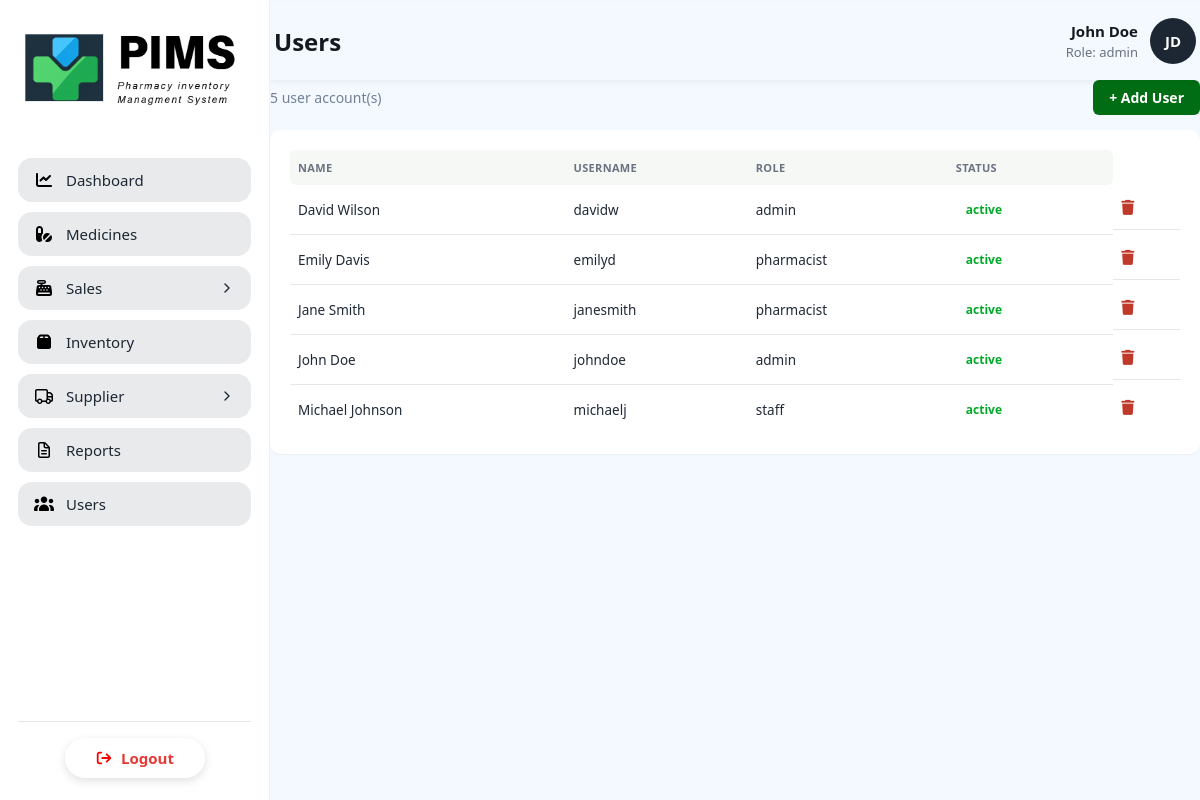
The page /userorigin.php (signed in) on the database its author committed.
### tables this page shows
create table users(
    userId int auto_increment primary key ,
    fullName varchar(100) not null,
    userName varchar(50) not null unique,
    email varchar(100) not null unique,
    phone varchar(20),
    password varchar(100) not null,
    role enum ('admin', 'pharmacist', 'staff'),
    status enum ('active', 'inactive') default 'active',
    createdAt timestamp default current_timestamp

);

### userorigin.php (the view, shortened to what this page needs)
<?php
require_once 'connect.php';
$result = $db->query("SELECT userId, fullName, userName, role, status FROM users ORDER BY fullName ASC")->fetchAll();
$total_accounts = count($result);
?>
<!DOCTYPE html>
<html lang="en">
<head>
    <link rel="stylesheet" href="https://cdnjs.cloudflare.com/ajax/libs/font-awesome/6.4.0/css/all.min.css">
    <link rel="stylesheet" href="includes/style.css">
    <link rel="stylesheet" href="includes/style_dashboard.css">
    <link rel="stylesheet" href="includes/style_users.css">
</head>
<body>
<div class="app-layout">
    <?php include 'includes/sidebar.php'; ?>
    <main class="pims-main">
        <?php include 'includes/header.php'; ?>
        <div class="container">
            <div class="users-toolbar">
                <div class="users-count"><?= $total_accounts ?> user account(s)</div>
                <a href="add_user.php" class="users-add-btn">+ Add User</a>
            </div>
            <div class="panel full-panel">
                <table>
                    <thead>
                        <tr>
                            <th>Name</th>
                            <th>Username</th>
                            <th>Role</th>
                            <th>Status</th>
                        </tr>
                    </thead>
                    <tbody>
                        <?php if (empty($result)): ?>
                            <tr><td colspan="5" class="empty-row">No users found.</td></tr>
                        <?php else: foreach ($result as $row): ?>
                            <tr>
                                <td><?= htmlspecialchars($row['fullName']) ?></td>
                                <td><?= htmlspecialchars($row['userName']) ?></td>
                                <td><?= htmlspecialchars($row['role']) ?></td>
                                <td>
                                    <span class="status-badge <?= strtolower($row['status']) === 'active' ? 'active' : '' ?>">
                                        <?= htmlspecialchars($row['status']) ?>
                                    </span>
                                </td>
                                <td class="users-actions">
                                    <a href="users.php?delete=<?= $row['userId'] ?>"
                                       title="Delete"
                                       class="users-delete"
                                       onclick="return confirm('Delete <?= htmlspecialchars(addslashes($row['fullName'])) ?>? This cannot be undone.');"><i class="fa-solid fa-trash"></i></a>
                                </td>
                            </tr>
                        <?php endforeach; endif; ?>
                    </tbody>
                </table>
            </div>
        </div>
    </main>
</div>
</body>
</html>

### includes/style.css (style rules this page uses)
* { box-sizing: border-box; margin: 0; padding: 0; font-family: 'Segoe UI', Tahoma, Geneva, Verdana, sans-serif; }
html, body { height: 100%; margin: 0; background-color: #f3f9ff; }
.app-layout { display: flex; height: 100vh; }
.pims-main { flex: 1; padding: 24px 30px; overflow-y: auto; }
.pims-main { flex: 1; padding: 24px 30px; min-width: 0; }

### includes/style_dashboard.css (style rules this page uses)
:root { --bg: #eef2ee; --card-bg: #fff; --green: #2f6f4f; --green-light: #e6f2ea; --text-dark: #1f2937; --text-muted: #6b7280; --blue-bg: #e8f0fe; --blue-text: #2b5fb8; }
* { box-sizing: border-box; }
body { margin: 0; background: var(--bg); font-family: -apple-system, BlinkMacSystemFont, "Segoe UI", Roboto, Helvetica, Arial, sans-serif; color: var(--text-dark); }
.app-layout { display: flex; min-height: 100vh; }
.container { max-width: 1200px; margin: 0 auto; }
.panel { background: var(--card-bg); border-radius: 10px; padding: 20px; box-shadow: 0 1px 2px rgba(0, 0, 0, 0.04); }
table { width: 100%; border-collapse: collapse; }
thead th { text-align: left; font-size: 11px; color: var(--text-muted); text-transform: uppercase; letter-spacing: .03em; background: #f6f8f6; padding: 10px 8px; font-weight: 600; }
thead th:first-child { border-radius: 6px 0 0 6px; }
thead th:last-child { border-radius: 0 6px 6px 0; }
tbody td { padding: 12px 8px; font-size: 13.5px; border-bottom: 1px solid #e5e7eb; }
tbody tr:last-child td { border-bottom: none; }
.full-panel { margin-bottom: 16px; }

### includes/style_users.css (style rules this page uses)
.users-toolbar { display: flex; justify-content: space-between; align-items: center; margin-bottom: 15px; }
.users-count { color: #718096; font-size: 14px; }
.users-add-btn { background: #006d14; color: #fff; text-decoration: none; border: none; padding: 8px 16px; border-radius: 6px; font-weight: 600; font-size: 14px; display: inline-flex; align-items: center; gap: 6px; }
.status-badge { display: inline-block; padding: 4px 10px; border-radius: 999px; font-size: 12px; font-weight: 600; color: #6b7280; }
.status-badge.active { color: #00a928; }
.users-actions { display: flex; gap: 12px; font-size: 15px; }
.users-actions a { text-decoration: none; color: #718096; cursor: pointer; }
.users-actions a.users-delete { color: #c0392b; }

### includes/header.css (style rules this page uses)
.pims-main { flex: 1; padding: 2px 0; min-width: 0; }

### rows shown on the page
users: fullName "David Wilson", userName "davidw", role "admin", status "active"
users: fullName "Emily Davis", userName "emilyd", role "pharmacist", status "active"
users: fullName "Jane Smith", userName "janesmith", role "pharmacist", status "active"
users: fullName "John Doe", userName "johndoe", role "admin", status "active"
users: fullName "Michael Johnson", userName "michaelj", role "staff", status "active"

### other values the page prints
$pageTitle "Users"
$userName "John Doe"
$userRole "admin"
$initials "JD"
$total_accounts "5"
